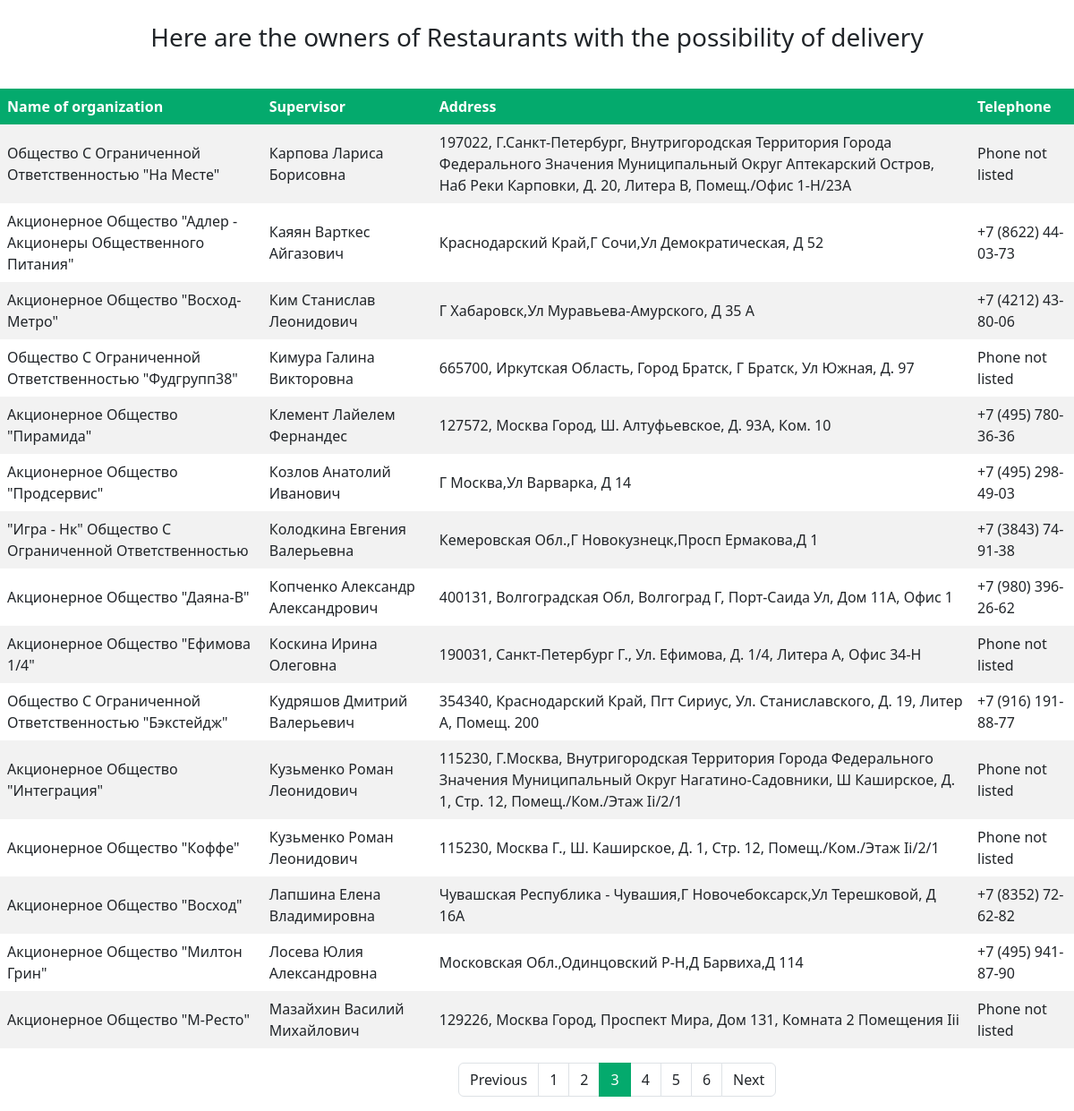
Screenshot of /restaurant-data/?page=3 with the database file from the repository.
### dataApp/models.py (models this page shows, shortened)
class Restaurant_infoModel(models.Model):
    name = models.CharField(max_length=120)
    supervisor = models.CharField(max_length=120)
    address = models.CharField(max_length=200)
    telephone = models.CharField(max_length=120, null=True)
    class Meta:
        ordering = ['supervisor']

### dataApp/views.py (the view)
# urls.py: path('restaurant-data/', restaurant_data_list, name='restaurant'),
def restaurant_data_list(request):
    obj = Restaurant_infoModel.objects.all()
    paginator = Paginator(obj, 15)
    page_number = request.GET.get('page', 1) # default=1
    page = paginator.get_page(page_number)
    is_paginated = page.has_other_pages() # True/False
    if page.has_previous():
        prev_url = f'?page={page.previous_page_number()}'
    else:
        prev_url = ''
    if page.has_next():
        next_url = f'?page={page.next_page_number()}'
    else:
        next_url = ''
    context = {
        'obj': page,
        'is_paginated': is_paginated,
        'next_url': next_url,
        'prev_url': prev_url
    }
    return render(request, 'dataApp/restaurant.html', context=context) # object_list returned QuerySet

### dataApp/templates/dataApp/restaurant.html (shortened to what this page needs)
{% extends 'dataApp/base.html' %}
{% load static %}
{% block css_s %}
<link rel="stylesheet" href="{% static 'dataApp/css/restaurant.css' %}">
{% endblock %}
{% block content %}
<div class="header" style="text-align:center;
                           border: 10px">
    <h3 style="margin-top:25px; margin-bottom:40px;">Here are the owners of Restaurants with the possibility of delivery</h3>
</div>
<div style="overflow-x: auto;">
    <table>
        <tr>
            <th>Name of organization</th>
            <th>Supervisor</th>
            <th>Address</th>
            <th>Telephone</th>
        </tr>
        {% for value in obj.object_list %}
        <tr>
            <td>{{ value.name|title }}</td>
            <td>{{ value.supervisor|title }}</td>
            <td>{{ value.address|title }}</td>
            {% if value.telephone == None %}
                <td>Phone not listed</td>
            {% else %}
            <td>{{ value.telephone }}</td>
            {% endif %}
        </tr>
        {% endfor %}
   </table>
</div>
{% endblock %}

### dataApp/static/dataApp/css/restaurant.css (style rules this page uses)
table { border-collapse: collapse; width: 100%; }
th { background-color: #04AA6D; color: white; }
th, td { text-align: left; padding: 8px; }
tr:nth-child(even) { background-color: #f2f2f2; }

### rows the page displays
Restaurant_infoModel: name "Общество С Ограниченной Ответственностью \"На Месте\"", supervisor "Карпова Лариса Борисовна", address "197022, Г.Санкт-Петербург, Внутригородская Территория Города Федерального Значения Муниципальный Округ Аптекарский Остров, Наб Реки Карповки, Д. 20, Литера В, Помещ./Офис 1-Н/23А", shows "Phone not listed"
Restaurant_infoModel: name "Акционерное Общество \"Адлер - Акционеры Общественного Питания\"", supervisor "Каяян Варткес Айгазович", address "Краснодарский Край,Г Сочи,Ул Демократическая, Д 52", telephone "+7 (8622) 44-03-73"
Restaurant_infoModel: name "Акционерное Общество \"Восход-Метро\"", supervisor "Ким Станислав Леонидович", address "Г Хабаровск,Ул Муравьева-Амурского, Д 35 А", telephone "+7 (4212) 43-80-06"
Restaurant_infoModel: name "Общество С Ограниченной Ответственностью \"Фудгрупп38\"", supervisor "Кимура Галина Викторовна", address "665700, Иркутская Область, Город Братск, Г Братск, Ул Южная, Д. 97", shows "Phone not listed"
Restaurant_infoModel: name "Акционерное Общество \"Пирамида\"", supervisor "Клемент Лайелем Фернандес", address "127572, Москва Город, Ш. Алтуфьевское, Д. 93А, Ком. 10", telephone "+7 (495) 780-36-36"
Restaurant_infoModel: name "Акционерное Общество \"Продсервис\"", supervisor "Козлов Анатолий Иванович", address "Г Москва,Ул Варварка, Д 14", telephone "+7 (495) 298-49-03"
Restaurant_infoModel: name "\"Игра - Нк\" Общество С Ограниченной Ответственностью", supervisor "Колодкина Евгения Валерьевна", address "Кемеровская Обл.,Г Новокузнецк,Просп Ермакова,Д 1", telephone "+7 (3843) 74-91-38"
Restaurant_infoModel: name "Акционерное Общество \"Даяна-В\"", supervisor "Копченко Александр Александрович", address "400131, Волгоградская Обл, Волгоград Г, Порт-Саида Ул, Дом 11А, Офис 1", telephone "+7 (980) 396-26-62"
Restaurant_infoModel: name "Акционерное Общество \"Ефимова 1/4\"", supervisor "Коскина Ирина Олеговна", address "190031, Санкт-Петербург Г., Ул. Ефимова, Д. 1/4, Литера А, Офис 34-Н", shows "Phone not listed"
Restaurant_infoModel: name "Общество С Ограниченной Ответственностью \"Бэкстейдж\"", supervisor "Кудряшов Дмитрий Валерьевич", address "354340, Краснодарский Край, Пгт Сириус, Ул. Станиславского, Д. 19, Литер А, Помещ. 200", telephone "+7 (916) 191-88-77"
Restaurant_infoModel: name "Акционерное Общество \"Интеграция\"", supervisor "Кузьменко Роман Леонидович", address "115230, Г.Москва, Внутригородская Территория Города Федерального Значения Муниципальный Округ Нагатино-Садовники, Ш Каширское, Д. 1, Стр. 12, Помещ./Ком./Этаж Ii/2/1", shows "Phone not listed"
Restaurant_infoModel: name "Акционерное Общество \"Коффе\"", supervisor "Кузьменко Роман Леонидович", address "115230, Москва Г., Ш. Каширское, Д. 1, Стр. 12, Помещ./Ком./Этаж Ii/2/1", shows "Phone not listed"
Restaurant_infoModel: name "Акционерное Общество \"Восход\"", supervisor "Лапшина Елена Владимировна", address "Чувашская Республика - Чувашия,Г Новочебоксарск,Ул Терешковой, Д 16А", telephone "+7 (8352) 72-62-82"
Restaurant_infoModel: name "Акционерное Общество \"Милтон Грин\"", supervisor "Лосева Юлия Александровна", address "Московская Обл.,Одинцовский Р-Н,Д Барвиха,Д 114", telephone "+7 (495) 941-87-90"
Restaurant_infoModel: name "Акционерное Общество \"М-Ресто\"", supervisor "Мазайхин Василий Михайлович", address "129226, Москва Город, Проспект Мира, Дом 131, Комната 2 Помещения Iii", shows "Phone not listed"

### other values shown
{{ n }} "1" "2" "4" "5" "6"
{{ n }} "3"
